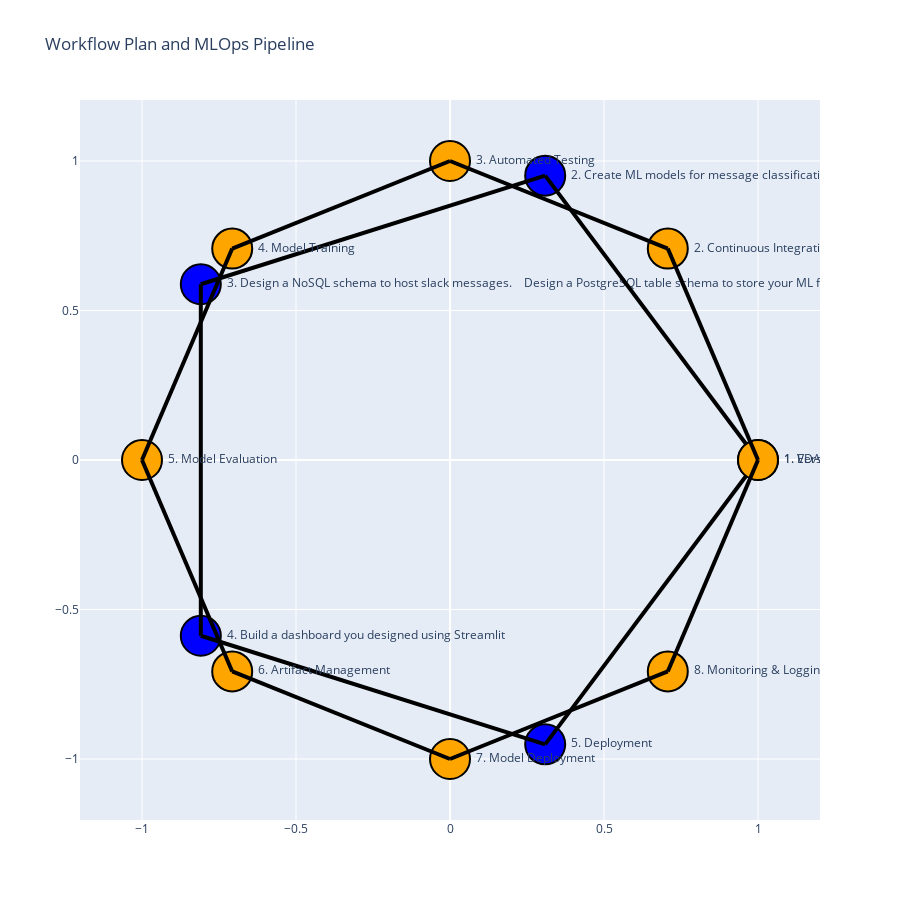

Source (notebook cell):
### Code cell
pip install -U kaleido

### Figure 1 — Plotly figure (JSON) as saved in the notebook; plotly's stock layout.template omitted (floating-point values rounded to 4 significant figures)
{"data": [{"marker": {"color": "blue", "line": {"color": "black", "width": 2}, "size": 40}, "mode": "markers+text", "showlegend": false, "text": ["1. EDA techniques to understand data and discover insights,\n   Demonstrating Stats understanding by using suitable statistical distributions and plots to provide evidence to actionable insights gained from EDA."], "textposition": "middle right", "type": "scatter", "x": [1], "y": [0]}, {"marker": {"color": "blue", "line": {"color": "black", "width": 2}, "size": 40}, "mode": "markers+text", "showlegend": false, "text": ["2. Create ML models for message classification, topic modelling, and sentiment analysis"], "textposition": "middle right", "type": "scatter", "x": [0.309], "y": [0.9511]}, {"marker": {"color": "blue", "line": {"color": "black", "width": 2}, "size": 40}, "mode": "markers+text", "showlegend": false, "text": ["3. Design a NoSQL schema to host slack messages.\n   Design a PostgreSQL table schema to store your ML features"], "textposition": "middle right", "type": "scatter", "x": [-0.809], "y": [0.5878]}, {"marker": {"color": "blue", "line": {"color": "black", "width": 2}, "size": 40}, "mode": "markers+text", "showlegend": false, "text": ["4. Build a dashboard you designed using Streamlit"], "textposition": "middle right", "type": "scatter", "x": [-0.809], "y": [-0.5878]}, {"marker": {"color": "blue", "line": {"color": "black", "width": 2}, "size": 40}, "mode": "markers+text", "showlegend": false, "text": ["5. Deployment"], "textposition": "middle right", "type": "scatter", "x": [0.309], "y": [-0.9511]}, {"line": {"color": "black", "width": 4}, "mode": "lines", "showlegend": false, "type": "scatter", "x": [1, 0.309], "y": [0, 0.9511]}, {"line": {"color": "black", "width": 4}, "mode": "lines", "showlegend": false, "type": "scatter", "x": [0.309, -0.809], "y": [0.9511, 0.5878]}, {"line": {"color": "black", "width": 4}, "mode": "lines", "showlegend": false, "type": "scatter", "x": [-0.809, -0.809], "y": [0.5878, -0.5878]}, {"line": {"color": "black", "width": 4}, "mode": "lines", "showlegend": false, "type": "scatter", "x": [-0.809, 0.309], "y": [-0.5878, -0.9511]}, {"line": {"color": "black", "width": 4}, "mode": "lines", "showlegend": false, "type": "scatter", "x": [0.309, 1], "y": [-0.9511, 0]}, {"marker": {"color": "orange", "line": {"color": "black", "width": 2}, "size": 40}, "mode": "markers+text", "showlegend": false, "text": ["1. Version Control"], "textposition": "middle right", "type": "scatter", "x": [1], "y": [0]}, {"marker": {"color": "orange", "line": {"color": "black", "width": 2}, "size": 40}, "mode": "markers+text", "showlegend": false, "text": ["2. Continuous Integration"], "textposition": "middle right", "type": "scatter", "x": [0.7071], "y": [0.7071]}, {"marker": {"color": "orange", "line": {"color": "black", "width": 2}, "size": 40}, "mode": "markers+text", "showlegend": false, "text": ["3. Automated Testing"], "textposition": "middle right", "type": "scatter", "x": [6.123e-17], "y": [1]}, {"marker": {"color": "orange", "line": {"color": "black", "width": 2}, "size": 40}, "mode": "markers+text", "showlegend": false, "text": ["4. Model Training"], "textposition": "middle right", "type": "scatter", "x": [-0.7071], "y": [0.7071]}, {"marker": {"color": "orange", "line": {"color": "black", "width": 2}, "size": 40}, "mode": "markers+text", "showlegend": false, "text": ["5. Model Evaluation"], "textposition": "middle right", "type": "scatter", "x": [-1], "y": [1.225e-16]}, {"marker": {"color": "orange", "line": {"color": "black", "width": 2}, "size": 40}, "mode": "markers+text", "showlegend": false, "text": ["6. Artifact Management"], "textposition": "middle right", "type": "scatter", "x": [-0.7071], "y": [-0.7071]}, {"marker": {"color": "orange", "line": {"color": "black", "width": 2}, "size": 40}, "mode": "markers+text", "showlegend": false, "text": ["7. Model Deployment"], "textposition": "middle right", "type": "scatter", "x": [-1.837e-16], "y": [-1]}, {"marker": {"color": "orange", "line": {"color": "black", "width": 2}, "size": 40}, "mode": "markers+text", "showlegend": false, "text": ["8. Monitoring & Logging"], "textposition": "middle right", "type": "scatter", "x": [0.7071], "y": [-0.7071]}, {"line": {"color": "black", "width": 4}, "mode": "lines", "showlegend": false, "type": "scatter", "x": [1, 0.7071], "y": [0, 0.7071]}, {"line": {"color": "black", "width": 4}, "mode": "lines", "showlegend": false, "type": "scatter", "x": [0.7071, 6.123e-17], "y": [0.7071, 1]}, {"line": {"color": "black", "width": 4}, "mode": "lines", "showlegend": false, "type": "scatter", "x": [6.123e-17, -0.7071], "y": [1, 0.7071]}, {"line": {"color": "black", "width": 4}, "mode": "lines", "showlegend": false, "type": "scatter", "x": [-0.7071, -1], "y": [0.7071, 1.225e-16]}, {"line": {"color": "black", "width": 4}, "mode": "lines", "showlegend": false, "type": "scatter", "x": [-1, -0.7071], "y": [1.225e-16, -0.7071]}, {"line": {"color": "black", "width": 4}, "mode": "lines", "showlegend": false, "type": "scatter", "x": [-0.7071, -1.837e-16], "y": [-0.7071, -1]}, {"line": {"color": "black", "width": 4}, "mode": "lines", "showlegend": false, "type": "scatter", "x": [-1.837e-16, 0.7071], "y": [-1, -0.7071]}, {"line": {"color": "black", "width": 4}, "mode": "lines", "showlegend": false, "type": "scatter", "x": [0.7071, 1], "y": [-0.7071, 0]}], "layout": {"height": 900, "showlegend": false, "title": {"text": "Workflow Plan and MLOps Pipeline"}, "width": 900}}
